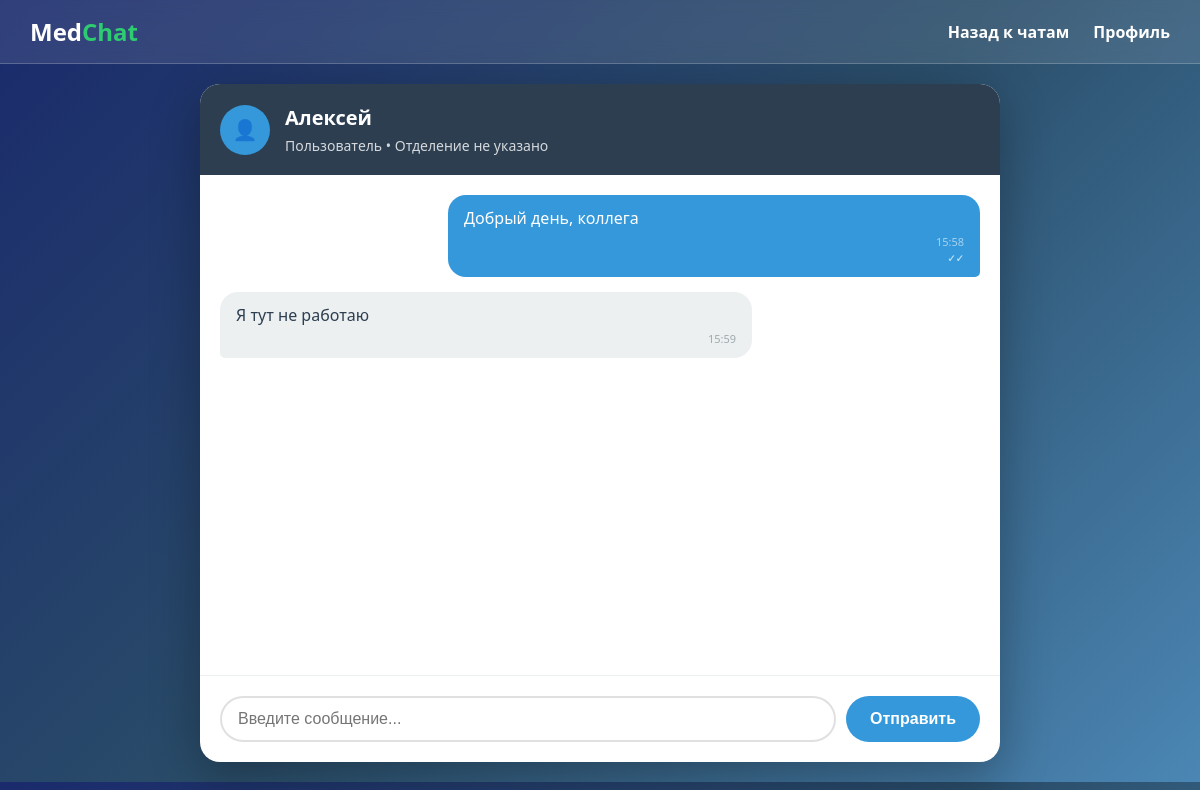
The page /chats/1/ (signed in) on the database its author committed.
### messenger/models.py (models this page shows, shortened)
class Profile(models.Model):
    user = models.OneToOneField(User, on_delete=models.CASCADE, verbose_name="Пользователь")
    full_name = models.CharField("ФИО", max_length=150, blank=True)
    position = models.CharField("Должность", max_length=100, blank=True)
    department = models.CharField("Отделение", max_length=100, blank=True)
    photo = models.ImageField("Фотография", upload_to="profile_photos/", blank=True, null=True)
    medical_specialization = models.CharField("Медицинская специализация", max_length=200, blank=True)
    experience_years = models.PositiveIntegerField("Стаж (лет)", blank=True, null=True)
    bio = models.TextField("О себе", blank=True)

class Message(models.Model):
    chat = models.ForeignKey(Chat, on_delete=models.CASCADE, related_name='messages')
    sender = models.ForeignKey(User, on_delete=models.CASCADE, related_name='sent_messages')
    content = models.TextField("Содержание")
    timestamp = models.DateTimeField(auto_now_add=True)
    is_read = models.BooleanField(default=False)
    class Meta:
        ordering = ['timestamp']

### messenger/views.py (the view, shortened to what this page needs)
# urls.py: path('chats/<int:chat_id>/', views.chat_detail, name='chat_detail'),
@login_required
def chat_detail(request, chat_id):
    chat = get_object_or_404(Chat, id=chat_id, participants=request.user)
    other_participant = chat.participants.exclude(id=request.user.id).first()
    chat.messages.exclude(sender=request.user).filter(is_read=False).update(is_read=True)
    messages = chat.messages.all()
    context = {
        'chat': chat,
        'messages': messages,
        'other_participant': other_participant,
    }
    return render(request, 'messenger/chat_detail.html', context)

### messenger/templates/messenger/chat_detail.html (shortened to what this page needs)
<!DOCTYPE html>
<html lang="ru">
<head>
</head>
<body>
    <nav class="navbar">
        <a href="{% url 'home' %}" class="logo">Med<span>Chat</span></a>
        <div class="nav-links">
            <a href="{% url 'chats' %}">Назад к чатам</a>
            <a href="{% url 'profile' %}">Профиль</a>
        </div>
    </nav>
    <div class="container">
        <div class="chat-header">
            <div class="chat-avatar">
                {% if other_participant.profile.photo %}
                    👤
                {% else %}
                    👤
                {% endif %}
            </div>
            <div class="chat-info">
                <h2>{{ other_participant.profile.full_name|default:other_participant.username }}</h2>
                <p>{{ other_participant.profile.position|default:"Пользователь" }} • {{ other_participant.profile.department|default:"Отделение не указано" }}</p>
            </div>
        </div>
        <div class="messages-container" id="messagesContainer">
            {% for message in messages %}
            <div class="message {% if message.sender == request.user %}sent{% else %}received{% if not message.is_read %} unread{% endif %}{% endif %}">
                {{ message.content }}
                <div class="message-time">{{ message.timestamp|date:"H:i" }}</div>
                {% if message.sender == request.user %}
                    <div class="message-status {% if message.is_read %}status-read{% else %}status-unread{% endif %}">
                        {% if message.is_read %}✓✓{% else %}✓{% endif %}
                    </div>
                {% endif %}
            </div>
            {% empty %}
            <p style="text-align: center; color: #7f8c8d; padding: 20px;">Нет сообщений. Начните общение!</p>
            {% endfor %}
        </div>
        <div class="message-input-container">
            <form method="post" class="message-form">
                <input type="text" name="content" class="message-input" placeholder="Введите сообщение..." required>
                <button type="submit" class="send-button">Отправить</button>
            </form>
        </div>
    </div>
</body>
</html>

### messenger/templates/messenger/chat_detail.html (style rules this page uses)
* { margin: 0; padding: 0; box-sizing: border-box; }
body { font-family: 'Segoe UI', Tahoma, Geneva, Verdana, sans-serif; background: linear-gradient(135deg, #1a2a6c, #2a4d69, #4b86b4); color: #333; }
.navbar { background: rgba(255, 255, 255, 0.1); backdrop-filter: blur(10px); padding: 15px 30px; display: flex; justify-content: space-between; align-items: center; border-bottom: 1px solid rgba(255, 255, 255, 0.2); }
.logo { color: white; font-size: 24px; font-weight: 700; text-decoration: none; }
.logo span { color: #2ecc71; }
.nav-links a { color: white; text-decoration: none; margin-left: 20px; font-weight: 600; }
.container { max-width: 800px; margin: 20px auto; background: white; border-radius: 20px; box-shadow: 0 15px 50px rgba(0, 0, 0, 0.3); overflow: hidden; }
.chat-header { background: #2c3e50; color: white; padding: 20px; display: flex; align-items: center; }
.chat-avatar { width: 50px; height: 50px; border-radius: 50%; background: #3498db; display: flex; align-items: center; justify-content: center; margin-right: 15px; color: white; font-size: 20px; }
.chat-info h2 { font-size: 20px; margin-bottom: 5px; }
.chat-info p { opacity: 0.8; font-size: 14px; }
.messages-container { height: 500px; overflow-y: auto; padding: 20px; }
.message { margin-bottom: 15px; max-width: 70%; padding: 12px 16px; border-radius: 18px; position: relative; word-wrap: break-word; display: flex; flex-direction: column; }
.message.sent { background: #3498db; color: white; margin-left: auto; border-bottom-right-radius: 5px; }
.message.sent .message-time, .message.sent .message-status { align-self: flex-end; color: rgba(255, 255, 255, 0.8); }
.message.received { background: #ecf0f1; color: #2c3e50; margin-right: auto; border-bottom-left-radius: 5px; }
.message.received .message-time, .message.received .message-status { align-self: flex-end; color: #7f8c8d; }
.message-time { font-size: 11px; opacity: 0.7; margin-top: 5px; text-align: right; }
.message-status { font-size: 10px; opacity: 0.8; text-align: right; margin-top: 2px; font-weight: bold; }
.status-read { color: #27ae60; }
.message-input-container { padding: 20px; border-top: 1px solid #ecf0f1; }
.message-form { display: flex; gap: 10px; }
.message-input { flex: 1; padding: 12px 16px; border: 2px solid #e0e0e0; border-radius: 25px; font-size: 16px; outline: none; }
.send-button { background: #3498db; color: white; border: none; border-radius: 25px; padding: 0 24px; font-size: 16px; font-weight: 600; cursor: pointer; transition: background 0.3s ease; }

### rows shown on the page
Message: content "Добрый день, коллега", timestamp "15:58"
Message: content "Я тут не работаю", timestamp "15:59"

### other values the page prints
{{ other_participant.profile.full_name|default:other_participant.username }} "Алексей"
{{ other_participant.profile.position|default:"Пользователь" }} "Пользователь"
{{ other_participant.profile.department|default:"Отделение не указано" }} "Отделение не указано"
